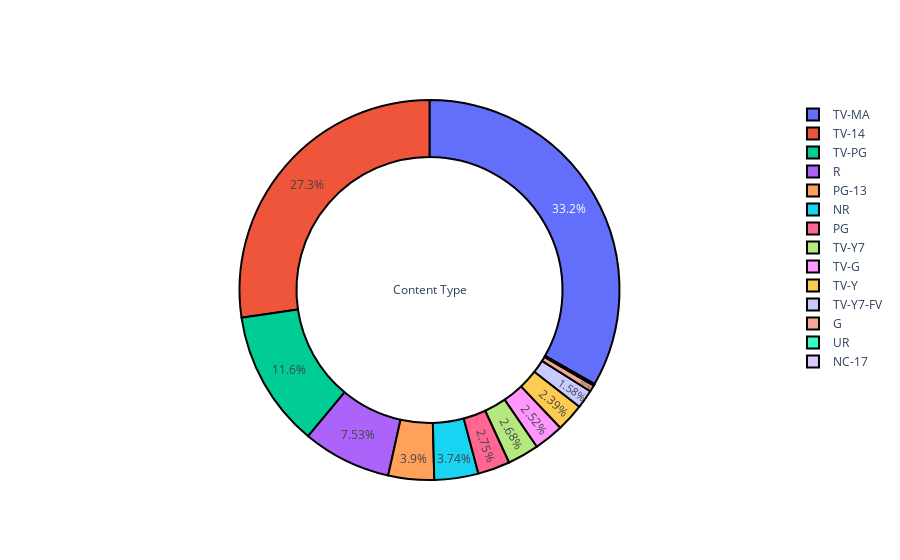

Notebook cell for this chart:
### Code cell
def pie_plot(cnt_srs, title):
    labels=cnt_srs.index
    values=cnt_srs.values
    trace = go.Pie(labels=labels, 
                   values=values, 
                   title=title, 
                   hoverinfo='percent+value', 
                   textinfo='percent',
                   textposition='inside',
                   hole=0.7,
                   showlegend=True,
                   marker=dict(colors=plt.cm.viridis_r(np.linspace(0, 1, 14)),
                               line=dict(color='#000000',
                                         width=2),
                              )
                  )
    return trace

py.iplot([pie_plot(df['rating'].value_counts(), 'Content Type')])

### Figure 1 — Plotly figure (JSON) as saved in the notebook; plotly's stock layout.template omitted (floating-point values rounded to 4 significant figures)
{"data": [{"hole": 0.7, "hoverinfo": "percent+value", "labels": ["TV-MA", "TV-14", "TV-PG", "R", "PG-13", "NR", "PG", "TV-Y7", "TV-G", "TV-Y", "TV-Y7-FV", "G", "UR", "NC-17"], "marker": {"colors": [[0.9932, 0.9062, 0.1439, 1], [0.8042, 0.882, 0.115, 1], [0.5958, 0.8487, 0.2433, 1], [0.404, 0.8003, 0.3626, 1], [0.2529, 0.7422, 0.4483, 1], [0.1466, 0.6731, 0.5089, 1], [0.1201, 0.6001, 0.5425, 1], [0.1405, 0.5301, 0.5557, 1], [0.1696, 0.4563, 0.558, 1], [0.2031, 0.3797, 0.5539, 1], [0.2393, 0.3009, 0.5408, 1], [0.2718, 0.2093, 0.5044, 1], [0.2831, 0.1106, 0.4316, 1], [0.267, 0.004874, 0.3294, 1]], "line": {"color": "#000000", "width": 2}}, "showlegend": true, "textinfo": "percent", "textposition": "inside", "title": {"text": "Content Type"}, "type": "pie", "values": [1937, 1593, 678, 439, 227, 218, 160, 156, 147, 139, 92, 32, 7, 2]}], "layout": {}}
